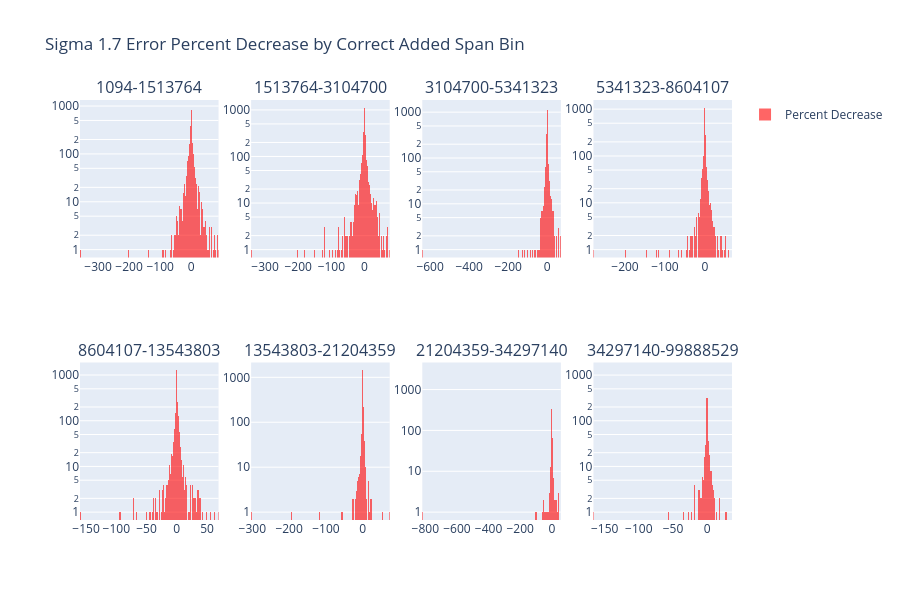

The cell this chart's notebook holds for it:
### Code cell
error_change_proportion_by_correct_added_span_bin(S1_7_unary, data[1.7][0]['static_info'])

### Figure 1 — Plotly figure (JSON) as saved in the notebook; plotly's stock layout.template omitted (floating-point values rounded to 4 significant figures; data arrays with more than 128 entries replaced by an {"elided": "..."} marker saying what was removed)
{"data": [{"marker": {"color": "red"}, "name": "Percent Decrease", "opacity": 0.6, "showlegend": true, "type": "histogram", "x": {"elided": "3871 float values"}, "xaxis": "x", "yaxis": "y"}, {"marker": {"color": "red"}, "name": "Percent Decrease", "opacity": 0.6, "showlegend": false, "type": "histogram", "x": {"elided": "3871 float values"}, "xaxis": "x2", "yaxis": "y2"}, {"marker": {"color": "red"}, "name": "Percent Decrease", "opacity": 0.6, "showlegend": false, "type": "histogram", "x": {"elided": "3870 float values"}, "xaxis": "x3", "yaxis": "y3"}, {"marker": {"color": "red"}, "name": "Percent Decrease", "opacity": 0.6, "showlegend": false, "type": "histogram", "x": {"elided": "3871 float values"}, "xaxis": "x4", "yaxis": "y4"}, {"marker": {"color": "red"}, "name": "Percent Decrease", "opacity": 0.6, "showlegend": false, "type": "histogram", "x": {"elided": "3870 float values"}, "xaxis": "x5", "yaxis": "y5"}, {"marker": {"color": "red"}, "name": "Percent Decrease", "opacity": 0.6, "showlegend": false, "type": "histogram", "x": {"elided": "3871 float values"}, "xaxis": "x6", "yaxis": "y6"}, {"marker": {"color": "red"}, "name": "Percent Decrease", "opacity": 0.6, "showlegend": false, "type": "histogram", "x": {"elided": "3870 float values"}, "xaxis": "x7", "yaxis": "y7"}, {"marker": {"color": "red"}, "name": "Percent Decrease", "opacity": 0.6, "showlegend": false, "type": "histogram", "x": {"elided": "3871 float values"}, "xaxis": "x8", "yaxis": "y8"}], "layout": {"annotations": [{"font": {"size": 16}, "showarrow": false, "text": "1094-1513764", "x": 0.1062, "xanchor": "center", "xref": "paper", "y": 1, "yanchor": "bottom", "yref": "paper"}, {"font": {"size": 16}, "showarrow": false, "text": "1513764-3104700", "x": 0.3688, "xanchor": "center", "xref": "paper", "y": 1, "yanchor": "bottom", "yref": "paper"}, {"font": {"size": 16}, "showarrow": false, "text": "3104700-5341323", "x": 0.6313, "xanchor": "center", "xref": "paper", "y": 1, "yanchor": "bottom", "yref": "paper"}, {"font": {"size": 16}, "showarrow": false, "text": "5341323-8604107", "x": 0.8938, "xanchor": "center", "xref": "paper", "y": 1, "yanchor": "bottom", "yref": "paper"}, {"font": {"size": 16}, "showarrow": false, "text": "8604107-13543803", "x": 0.1062, "xanchor": "center", "xref": "paper", "y": 0.375, "yanchor": "bottom", "yref": "paper"}, {"font": {"size": 16}, "showarrow": false, "text": "13543803-21204359", "x": 0.3688, "xanchor": "center", "xref": "paper", "y": 0.375, "yanchor": "bottom", "yref": "paper"}, {"font": {"size": 16}, "showarrow": false, "text": "21204359-34297140", "x": 0.6313, "xanchor": "center", "xref": "paper", "y": 0.375, "yanchor": "bottom", "yref": "paper"}, {"font": {"size": 16}, "showarrow": false, "text": "34297140-99888529", "x": 0.8938, "xanchor": "center", "xref": "paper", "y": 0.375, "yanchor": "bottom", "yref": "paper"}], "barmode": "overlay", "height": 600, "title": {"text": "Sigma 1.7 Error Percent Decrease by Correct Added Span Bin"}, "xaxis": {"anchor": "y", "domain": [0, 0.2125]}, "xaxis2": {"anchor": "y2", "domain": [0.2625, 0.475]}, "xaxis3": {"anchor": "y3", "domain": [0.525, 0.7375]}, "xaxis4": {"anchor": "y4", "domain": [0.7875, 1]}, "xaxis5": {"anchor": "y5", "domain": [0, 0.2125]}, "xaxis6": {"anchor": "y6", "domain": [0.2625, 0.475]}, "xaxis7": {"anchor": "y7", "domain": [0.525, 0.7375]}, "xaxis8": {"anchor": "y8", "domain": [0.7875, 1]}, "yaxis": {"anchor": "x", "domain": [0.625, 1], "type": "log"}, "yaxis2": {"anchor": "x2", "domain": [0.625, 1], "type": "log"}, "yaxis3": {"anchor": "x3", "domain": [0.625, 1], "type": "log"}, "yaxis4": {"anchor": "x4", "domain": [0.625, 1], "type": "log"}, "yaxis5": {"anchor": "x5", "domain": [0, 0.375], "type": "log"}, "yaxis6": {"anchor": "x6", "domain": [0, 0.375], "type": "log"}, "yaxis7": {"anchor": "x7", "domain": [0, 0.375], "type": "log"}, "yaxis8": {"anchor": "x8", "domain": [0, 0.375], "type": "log"}}}
